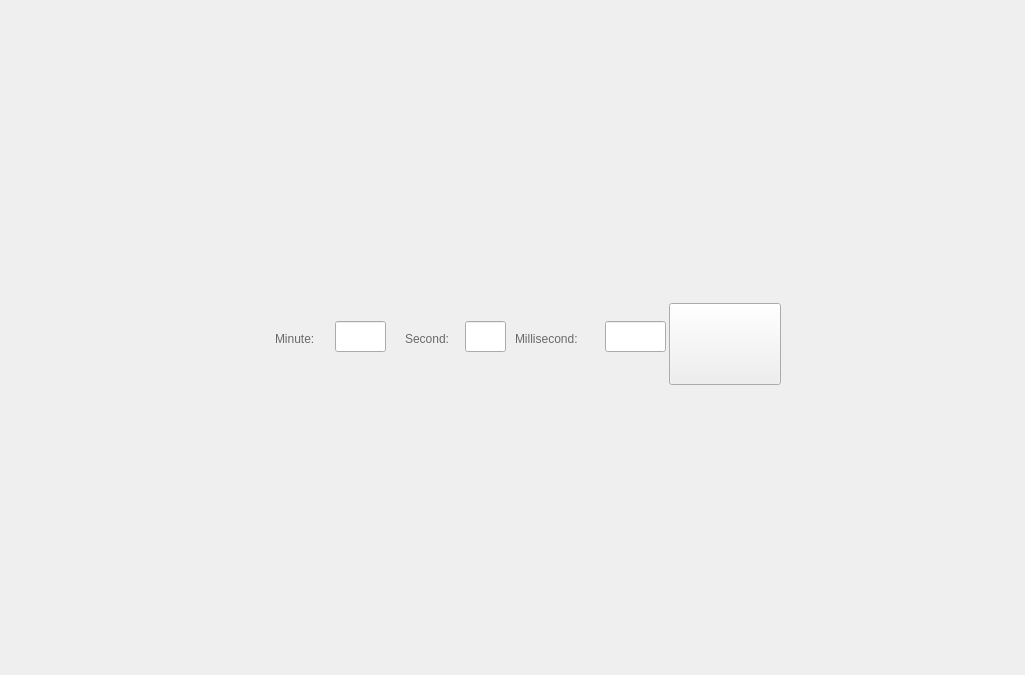
<?xml version="1.0" encoding="UTF-8"?>
<ui version="4.0">
 <class>Parameter_Time_Form</class>
 <widget class="QWidget" name="Parameter_Time_Form">
  <property name="geometry">
   <rect>
    <x>0</x>
    <y>0</y>
    <width>1025</width>
    <height>675</height>
   </rect>
  </property>
  <property name="minimumSize">
   <size>
    <width>1025</width>
    <height>675</height>
   </size>
  </property>
  <property name="windowTitle">
   <string>Form</string>
  </property>
  <property name="styleSheet">
   <string notr="true">QWidget#Parameter_Time_Form
{
	border-image: url(:/resource/images/common/Transparent_Black_70.png);
}</string>
  </property>
  <layout class="QGridLayout" name="gridLayout">
   <item row="0" column="1">
    <spacer name="verticalSpacer">
     <property name="orientation">
      <enum>Qt::Vertical</enum>
     </property>
     <property name="sizeHint" stdset="0">
      <size>
       <width>20</width>
       <height>262</height>
      </size>
     </property>
    </spacer>
   </item>
   <item row="1" column="0">
    <spacer name="horizontalSpacer">
     <property name="orientation">
      <enum>Qt::Horizontal</enum>
     </property>
     <property name="sizeHint" stdset="0">
      <size>
       <width>216</width>
       <height>20</height>
      </size>
     </property>
    </spacer>
   </item>
   <item row="1" column="1">
    <widget class="QWidget" name="widgetBg" native="true">
     <property name="minimumSize">
      <size>
       <width>556</width>
       <height>115</height>
      </size>
     </property>
     <property name="maximumSize">
      <size>
       <width>556</width>
       <height>115</height>
      </size>
     </property>
     <property name="styleSheet">
      <string notr="true">QWidget#widgetBg
{
	border-image: url(:/resource/images/parameter_input/Normal/Background_Empty.png);
}</string>
     </property>
     <widget class="QLabel" name="label_4">
      <property name="geometry">
       <rect>
        <x>170</x>
        <y>48</y>
        <width>61</width>
        <height>22</height>
       </rect>
      </property>
      <property name="styleSheet">
       <string notr="true">color: rgb(105, 105, 105);
font: 11pt &quot;Microsoft YaHei UI&quot;;</string>
      </property>
      <property name="text">
       <string>Second:</string>
      </property>
     </widget>
     <widget class="PushButtonDone" name="pushButton">
      <property name="geometry">
       <rect>
        <x>434</x>
        <y>23</y>
        <width>112</width>
        <height>82</height>
       </rect>
      </property>
      <property name="font">
       <font>
        <family>Nexa Light</family>
        <pointsize>26</pointsize>
       </font>
      </property>
      <property name="styleSheet">
       <string notr="true">QPushButton
{
	border-image: url(:/resource/images/upload_setting/Done.png);
	border-color: rgba(255, 255, 255, 0);
}
QPushButton:hover
{
	border-image: url(:/resource/images/upload_setting/Done_OVER.png);
	border-color: rgba(255, 255, 255, 0);
}
QPushButton:pressed
{
	border-image: url(:/resource/images/upload_setting/Done.png);
	border-color: rgba(255, 255, 255, 0);
}</string>
      </property>
      <property name="text">
       <string/>
      </property>
     </widget>
     <widget class="QLabel" name="label_6">
      <property name="geometry">
       <rect>
        <x>280</x>
        <y>48</y>
        <width>91</width>
        <height>22</height>
       </rect>
      </property>
      <property name="styleSheet">
       <string notr="true">color: rgb(105, 105, 105);
font: 11pt &quot;Microsoft YaHei UI&quot;;</string>
      </property>
      <property name="text">
       <string>Millisecond:</string>
      </property>
     </widget>
     <widget class="QLabel" name="label">
      <property name="geometry">
       <rect>
        <x>40</x>
        <y>48</y>
        <width>61</width>
        <height>22</height>
       </rect>
      </property>
      <property name="styleSheet">
       <string notr="true">color: rgb(105, 105, 105);
font: 11pt &quot;Microsoft YaHei UI&quot;;</string>
      </property>
      <property name="text">
       <string>Minute:</string>
      </property>
     </widget>
     <widget class="QLineEdit" name="lineEditMin">
      <property name="geometry">
       <rect>
        <x>100</x>
        <y>41</y>
        <width>51</width>
        <height>31</height>
       </rect>
      </property>
      <property name="styleSheet">
       <string notr="true">font: 17pt &quot;Microsoft YaHei UI&quot;;</string>
      </property>
     </widget>
     <widget class="QLineEdit" name="lineEditSec">
      <property name="geometry">
       <rect>
        <x>230</x>
        <y>41</y>
        <width>41</width>
        <height>31</height>
       </rect>
      </property>
      <property name="styleSheet">
       <string notr="true">font: 17pt &quot;Microsoft YaHei UI&quot;;</string>
      </property>
     </widget>
     <widget class="QLineEdit" name="lineEditMsec">
      <property name="geometry">
       <rect>
        <x>370</x>
        <y>41</y>
        <width>61</width>
        <height>31</height>
       </rect>
      </property>
      <property name="styleSheet">
       <string notr="true">font: 17pt &quot;Microsoft YaHei UI&quot;;</string>
      </property>
     </widget>
    </widget>
   </item>
   <item row="1" column="2">
    <spacer name="horizontalSpacer_2">
     <property name="orientation">
      <enum>Qt::Horizontal</enum>
     </property>
     <property name="sizeHint" stdset="0">
      <size>
       <width>217</width>
       <height>20</height>
      </size>
     </property>
    </spacer>
   </item>
   <item row="2" column="1">
    <spacer name="verticalSpacer_2">
     <property name="orientation">
      <enum>Qt::Vertical</enum>
     </property>
     <property name="sizeHint" stdset="0">
      <size>
       <width>20</width>
       <height>262</height>
      </size>
     </property>
    </spacer>
   </item>
  </layout>
 </widget>
 <customwidgets>
  <customwidget>
   <class>PushButtonDone</class>
   <extends>QPushButton</extends>
   <header>PushButtonDone.h</header>
  </customwidget>
 </customwidgets>
 <tabstops>
  <tabstop>lineEditMin</tabstop>
  <tabstop>lineEditSec</tabstop>
  <tabstop>lineEditMsec</tabstop>
  <tabstop>pushButton</tabstop>
 </tabstops>
 <resources/>
 <connections/>
</ui>
